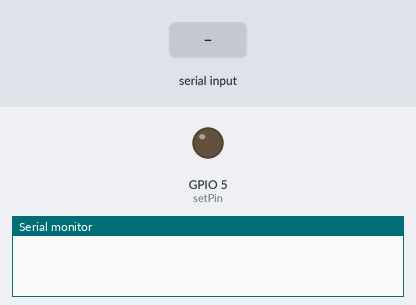
A sketch run on a simulated ESP8266 (NodeMCU). Shown: output pins drawn as LEDs (lit = HIGH), the last lines printed to the serial monitor. Inputs (shaded band) come from the test bench. WiFi joins after 1.5 s; servers stay silent unless stated.

Above: at 1.2 s.
1.3 s: "a\n" received over the second serial link
4.3 s: "b\n" received over the second serial link
At 5.3 s:
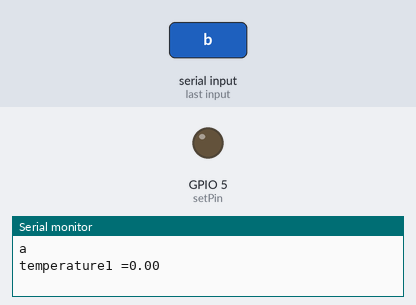
7.3 s: "90,45\n" received over the second serial link
At 13.5 s:
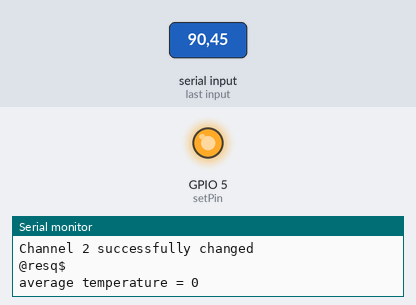
Timing chart, 0 to 15.0 s (numbered marks = the images above; inputs shaded):
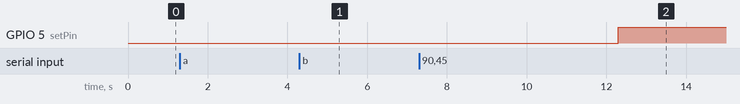

The sketch:

head.ino
```cpp
#include <Ticker.h>
#include <SoftwareSerial.h>
#include <Wire.h>
#include <ESP8266WiFi.h>;
#include <WiFiClient.h>;
#include <ThingSpeak.h>;

const char* ssid = "no internet acess"; //Your Network SSID

const char* password = "nothanks"; //Your Network Password

int val;
#define setPin 5
Ticker ticker;
SoftwareSerial HC12(12, 2);   // HC-12 TX Pin, HC-12 RX Pin
String node,rd,cmd1,cmd2,c,d;
float t1,t2;
volatile int q,l;
WiFiClient client;

unsigned long myChannelNumber = 694090; //Your Channel Number (Without Brackets)

const char * myWriteAPIKey = "JY5OXWK1T1SFPLOL"; //Your Write API Key
void setup() {
  ticker.attach(1,isrFunc);
  Serial.begin(74880);                   // Open serial port to computer
  HC12.begin(9600);                     // Open serial port to HC12
  pinMode(setPin, OUTPUT);
 WiFi.begin(ssid, password);
ThingSpeak.begin(client);
}
void loop() {
  val = (t1+ t2)/2 ;


  if(q==6){
 channel1();
 delay(200);
  Serial.print("average temperature = ");
  Serial.println(val);
  }
  if(q==12)
  {
channel2();
delay(200);
 Serial.print("average temperature = ");
  Serial.println(val);

  }
  if (q==18)
  {
    ThingSpeak.writeField(myChannelNumber, 1,val, myWriteAPIKey); //Update in ThingSpeak
    Serial.println("uploaded to thingspeak");
     q=0;
  }
 while (HC12.available()>0) {     // If HC-12 has data

   // Serial.write(HC12.read());
    delay(500);
    rd = HC12.readStringUntil(',@');
    delay(500);
   // Serial.write("rd==");
    rd.trim();
    Serial.println(rd);
     node=rd.substring(0,1);
       //Serial.print("Node::");
     // Serial.println(node);

     if (node =="a" )
     {
      c = rd.substring(1, 3);
    // Send the data to Serial monitor
      delay(500);
    t1 = c.toFloat();
    delay(500);
    Serial.print("temperature1 =");
    Serial.println(t1);
     }
      if (node =="b" )
     {
      d = rd.substring(1, 3);
       delay(500);
    // Send the data to Serial monitor
    t2 = d.toFloat();
     delay(500);
        Serial.print("temperature2 ="); Serial.println(t2);

  }
  }
}
//CHANNEL-1
void channel1() {

  digitalWrite(setPin, LOW);           // Set HC-12 into AT Command mode
  delay(100);                          // Wait for the HC-12 to enter AT Command mode
  HC12.print("AT+C023");               // Send AT Command to HC-12
  delay(200);
  Serial.println("");
  Serial.println("Channel 1 successfully changed");

  digitalWrite(setPin, HIGH);    // Serial port to HC12
  cmd1 = "@reqs$";
  delay(200);
  HC12.print(cmd1);
 Serial.println(cmd1);
 delay(500);

}
//CHANNEL-2
void channel2() {
  digitalWrite(setPin, LOW);           // Set HC-12 into AT Command mode
    delay(100);                          // Wait for the HC-12 to enter AT Command mode
    HC12.print("AT+C033");               // Send AT Command to HC-12
    delay(200);
Serial.println("");
    Serial.println("Channel 2 successfully changed");
    digitalWrite(setPin, HIGH);
    delay(100);
  cmd2 = "@resq$";
  delay(200);
  HC12.print(cmd2);
 Serial.println(cmd2);
delay(500);
}

void isrFunc(){
  q=q+1;

}
```

Measured:
- after the input at 4.3 s, GPIO 5 (setPin): stays LOW (without the input it goes to HIGH after 2.0 s)
